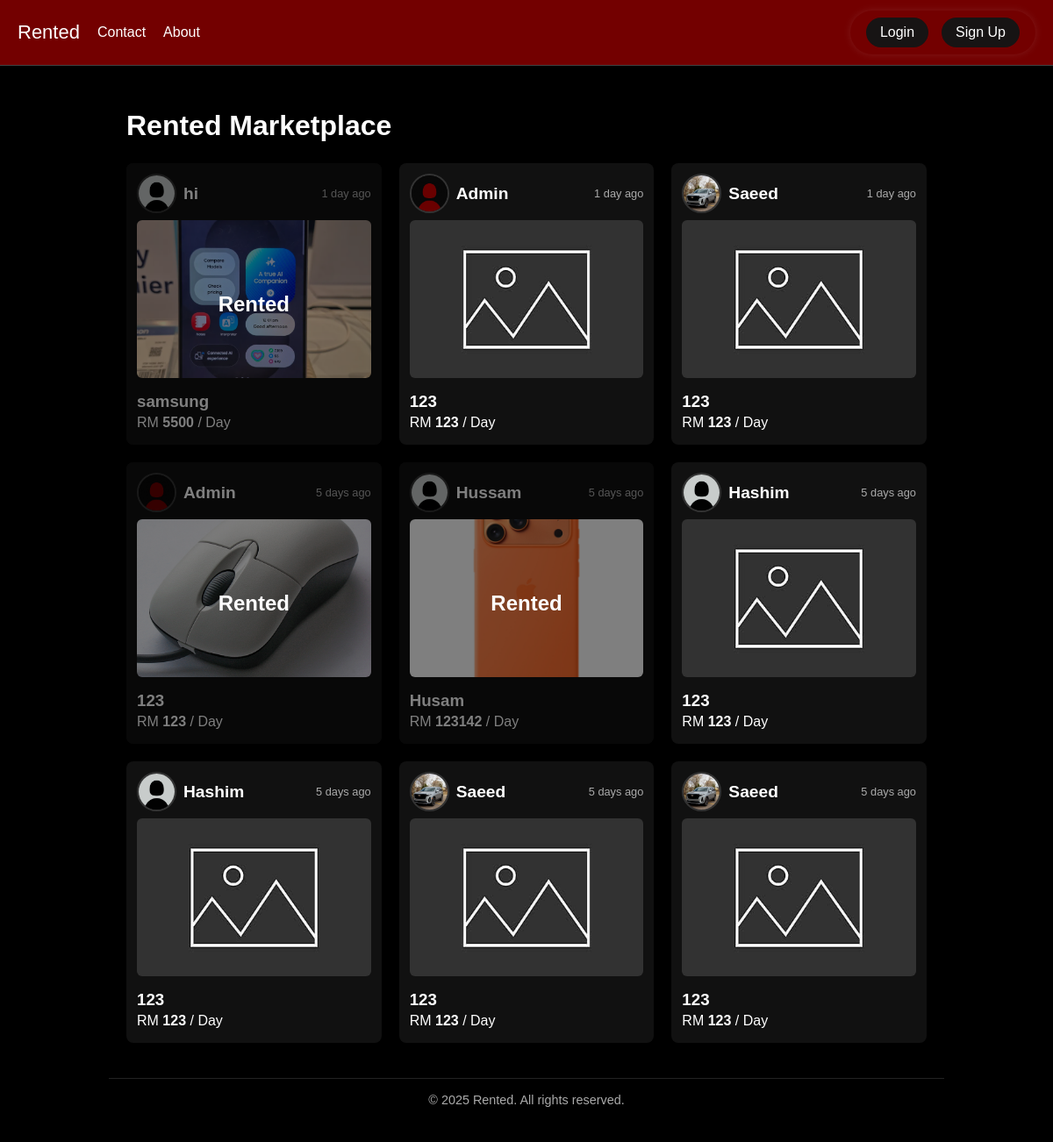
Before: / with the older database file.
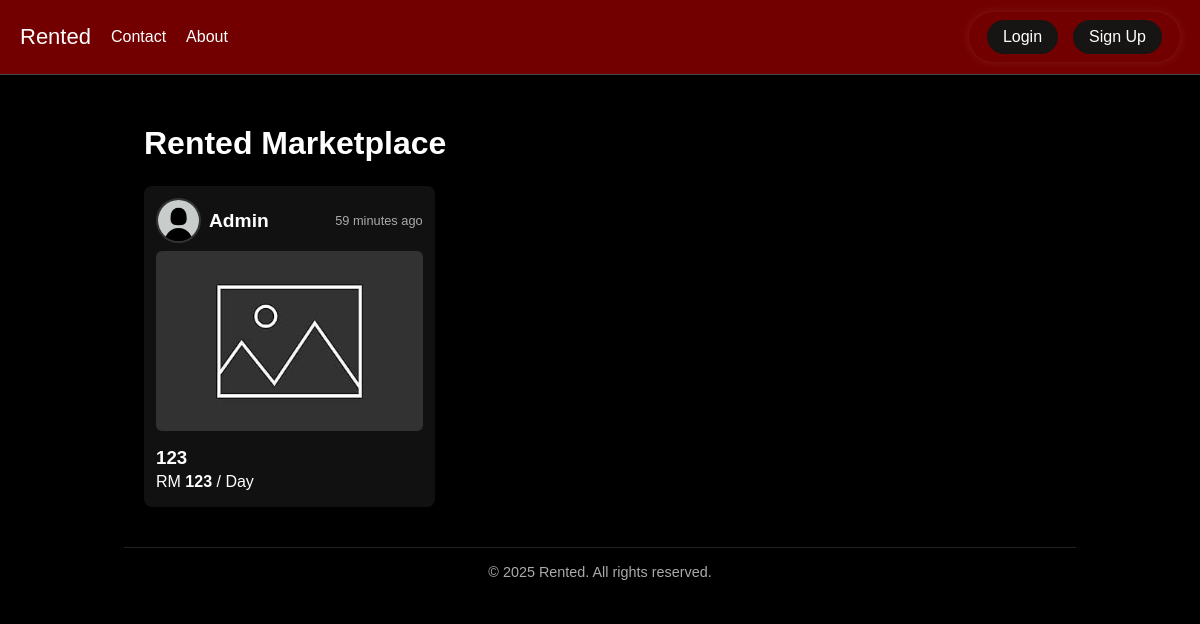
After: the same page with the newer database file.
### app.py (models this page shows)
class Listing(db.Model):
    id = db.Column(db.Integer, primary_key=True)
    title = db.Column(db.String(150), nullable=False)
    description = db.Column(db.Text, nullable=False)
    price = db.Column(db.Float, nullable=False)
    image = db.Column(db.String(300), default="default_listing.png")
    user_id = db.Column(db.Integer, db.ForeignKey('user.id'), nullable=False)
    created_at = db.Column(db.DateTime, default=datetime.utcnow)
    requests = db.relationship(
        "RentRequest",
        backref="parent_listing",   # <-- renamed to avoid conflict
        cascade="all, delete-orphan"
    )

class User(db.Model):
    id = db.Column(db.Integer, primary_key=True)
    username = db.Column(db.String(150), unique=True, nullable=False)
    email = db.Column(db.String(150), unique=True, nullable=True)
    password = db.Column(db.String(150), nullable=False)
    profile_pic = db.Column(db.String(300), default="profile_pics/default.png")
    is_admin = db.Column(db.Boolean, default=False)
    created_at = db.Column(db.DateTime, default=datetime.utcnow)
    listings = db.relationship("Listing", backref="user", cascade="all, delete-orphan")

### app.py (the view)
@app.route("/")
def home():
    listings = Listing.query.order_by(Listing.created_at.desc()).all()
    for listing in listings:
        listing.is_rented = any(req.status == "Approved" for req in listing.requests)
    return render_template("index.html", listings=listings)

### app.py (called while the page is built)
@app.context_processor
def inject_user():
    if "user_id" in session:
        user = User.query.get(session["user_id"])
        return dict(user=user)
    return dict(user=None)

### templates/index.html (shortened to what this page needs)
{% extends "base.html" %}
{% block content %}
<div class="container wide-container">
    <h1>Rented Marketplace</h1>
    <div class="listing-grid">
        {% for listing in listings %}
        <div class="listing-card">
            <div class="listing-user-info">
                <div class="listing-user-left">
                    {% if listing.user and listing.user.profile_pic %}
                        <img src="{{ url_for('static', filename=listing.user.profile_pic) }}"
                             alt="{{ listing.user.username }}'s profile picture" class="listing-profile-pic">
                    {% else %}
                        <img src="{{ url_for('static', filename='profile_pics/default.png') }}"
                             alt="Default profile picture" class="listing-profile-pic">
                    {% endif %}
                    <span class="listing-username">{{ listing.user.username }}</span>
                </div>
                <span class="time-ago">{{ time_ago(listing.created_at) }}</span>
            </div>
            <a href="{{ url_for('view_listing', id=listing.id) }}" class="listing-card-link">
                <img src="{{ url_for('static', filename='listing_images/' + listing.image) }}" alt="{{ listing.title }}">
                <h3>{{ listing.title }}</h3>
                <p class="price">RM <strong>{{ listing.price | int }}</strong> / Day</p>
            </a>
            {% if listing.is_rented %}
            <div class="rented-overlay">Rented</div>
            {% endif %}
        </div>
        {% else %}
        <p style="color:#fff; text-align:center; grid-column: 1 / -1;">No listings available.</p>
        {% endfor %}
    </div>
</div>
<footer class="footer">&copy; 2025 Rented. All rights reserved.</footer>
{% endblock %}

### templates/base.html (shortened to what this page needs)
<!DOCTYPE html>
<html lang="en">
<head>
</head>
<body>
  <nav class="navbar">
    <div class="nav-left">
      <a href="{{ url_for('home') }}" class="logo">Rented</a>
      <a href="{{ url_for('contact') }}">Contact</a>
      <a href="{{ url_for('about') }}">About</a>
    </div>
    <div class="nav-right">
      {% if session.get('user_id') %}
        <div class="user-info">
          <span class="username">{{ user.username }}</span>
          <img src="{{ url_for('static', filename=user.profile_pic) }}" alt="Profile" class="profile-pic">
          <div class="dropdown-menu">
            <a href="{{ url_for('profile') }}">⚙️ Edit Profile</a>
            <a href="{{ url_for('logout') }}">🚪 Logout</a>
          </div>
        </div>
      {% else %}
        <div class="auth-buttons">
          <a href="{{ url_for('login') }}" class="auth-link">Login</a>
          <a href="{{ url_for('signup') }}" class="auth-link">Sign Up</a>
        </div>
      {% endif %}
    </div>
  </nav>
  <div class="container">
    {% block content %}{% endblock %}
  </div>
</body>
</html>

### templates/base.html (style rules this page uses)
*, *::before, *::after { box-sizing: border-box; }
body { margin: 0; font-family: Arial, sans-serif; background: #000; color: #fff; min-height: 100vh; padding-top: 80px; }
a { text-decoration: none; color: inherit; }
.navbar { display: flex; justify-content: space-between; align-items: center; background: #730000; padding: 12px 20px; position: fixed; top: 0; left: 0; right: 0; z-index: 1000; border-bottom: 1px solid #444; }
.nav-left { display: flex; align-items: center; gap: 20px; }
.navbar a { color: #fff; font-weight: 500; }
.logo { font-family: 'Arial Black', sans-serif; font-size: 22px; color: #000; }
.auth-buttons { display: flex; gap: 15px; background: #730000; padding: 8px 18px; border-radius: 30px; box-shadow: 0 0 8px rgba(255, 255, 255, 0.1); align-items: center; }
.auth-link { background: #171414; color: #fff; font-weight: 600; padding: 8px 16px; border-radius: 20px; transition: transform 0.3s ease, background 0.3s ease; }
.container { max-width: 1000px; margin: 0 auto; padding: 24px; }

### templates/index.html (style rules this page uses)
.wide-container { max-width: 1680px; margin: 0 auto; padding: 0 20px; }
.listing-grid { display: grid; grid-template-columns: repeat(3, 1fr); gap: 20px; margin-top: 24px; }
.listing-card { display: flex; flex-direction: column; background: #111; border-radius: 8px; padding: 12px; box-shadow: 0 2px 8px rgba(0,0,0,0.2); color: #fff; position: relative; transition: transform 0.2s ease, box-shadow 0.2s ease; }
.listing-card-link { text-decoration: none; color: inherit; display: block; }
.listing-card-link img { width: 100%; height: 180px; object-fit: cover; border-radius: 6px; margin-bottom: 8px; }
.listing-card-link h3, .listing-card-link p, .listing-card-link .price { margin: 0.25rem 0; }
.listing-user-info { display: flex; justify-content: space-between; align-items: center; margin-bottom: 8px; }
.listing-user-left { display: flex; align-items: center; }
.listing-profile-pic { width: 45px; height: 45px; border-radius: 50%; object-fit: cover; border: 2px solid #333; margin-right: 8px; }
.listing-username { font-weight: bold; font-size: 1.2rem; }
.time-ago { font-size: 0.8rem; color: #aaa; }
.footer { text-align: center; padding: 16px; margin-top: 40px; color: #aaa; font-size: 0.9rem; border-top: 1px solid #222; }

Changed rows visible on the page:
removed Listing: profile_pic (placeholder picture), user.username "hi", created_at "1 day ago", image (picture), title "samsung", price "5500"
removed Listing: profile_pic (picture), user.username "Admin", created_at "1 day ago", image (placeholder picture), title "123", price "123"
removed Listing: profile_pic (picture), user.username "Saeed", created_at "1 day ago", image (placeholder picture), title "123", price "123"
removed Listing: profile_pic (picture), user.username "Admin", created_at "5 days ago", image (picture), title "123", price "123"
removed Listing: profile_pic (placeholder picture), user.username "Hussam", created_at "5 days ago", image (picture), title "Husam", price "123142"
removed Listing: profile_pic (placeholder picture), user.username "Hashim", created_at "5 days ago", image (placeholder picture), title "123", price "123"
removed Listing: profile_pic (placeholder picture), user.username "Hashim", created_at "5 days ago", image (placeholder picture), title "123", price "123"
removed Listing: profile_pic (picture), user.username "Saeed", created_at "5 days ago", image (placeholder picture), title "123", price "123"
removed Listing: profile_pic (picture), user.username "Saeed", created_at "5 days ago", image (placeholder picture), title "123", price "123"
added Listing: profile_pic (placeholder picture), user.username "Admin", created_at "59 minutes ago", image (placeholder picture), title "123", price "123"
